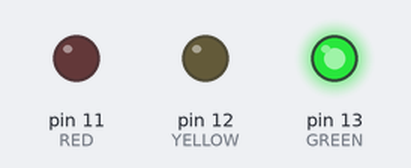
The sketch below on a simulated Arduino Uno, built with avr-gcc and run on an emulated ATmega328P. On the bench: output pins drawn as LEDs (lit = HIGH).

Above: at 7.5 s.
At 17.5 s:
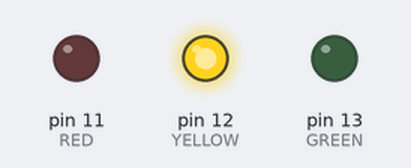
At 27.5 s:
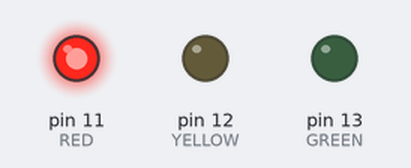
Timing chart, 0 to 45.5 s (numbered marks = the images above):
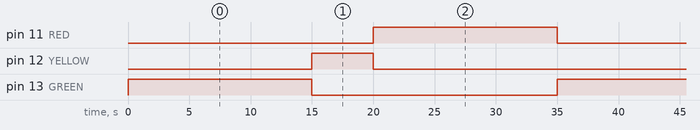

The sketch:

Traffic_Light.ino
```cpp
// make Arduino blink like a traffic light

#define GREEN 13                // GREEN is pin 13
#define YELLOW 12
#define RED 11


void setup ()
{
  pinMode (GREEN, OUTPUT);      // pin 13 is output
  digitalWrite  (GREEN,LOW);    // turn the LEDs off
  pinMode (YELLOW, OUTPUT);
  digitalWrite (YELLOW,LOW);
  pinMode (RED,OUTPUT);
  digitalWrite (RED,LOW);
}


void loop ()
{
      digitalWrite (GREEN,HIGH); //light is green
      delay (15000);
      digitalWrite (GREEN,LOW);
      digitalWrite (YELLOW,HIGH);//light is yellow
      delay (5000);
      digitalWrite (YELLOW,LOW);
      digitalWrite (RED,HIGH);   //light is red
      delay (15000);
      digitalWrite (RED,LOW);
}
```

Measured:
- by itself, pin 11 (RED), pin 13 (GREEN): alternates HIGH for 15.0 s and LOW for 20.0 s
- by itself, pin 12 (YELLOW): alternates HIGH for 5.0 s and LOW for 30.0 s
- by itself, everything shown: repeats every 35.0 s, in 4 steps
